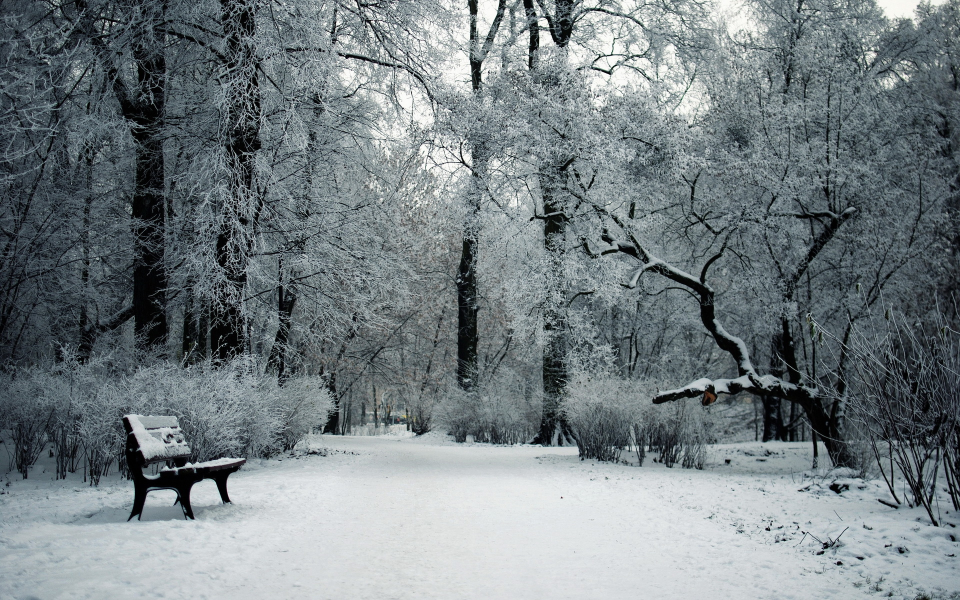
%> input picture winter-park-snow-bench.jpg, 1920 x 1200 px (shown at 1/2 size)
$ octave LoadSnowImage.m   (GNU Octave 9; MATLAB toolbox functions it lacks are replaced by stand-ins)
%> lines starting %> are read from the running program, lines starting %| are printed output that depends on the picture
clear all;
close all;
% http://images.forwallpaper.com/files/images/0/0249/0249d4f1/113975/winter-park-snow-bench.jpg

I=rgb2gray(imread('../../winter-park-snow-bench.jpg'));
%> I: size 1200x1920 uint8; min 0, max 255, mean 124.5

J=imresize(I,0.3);
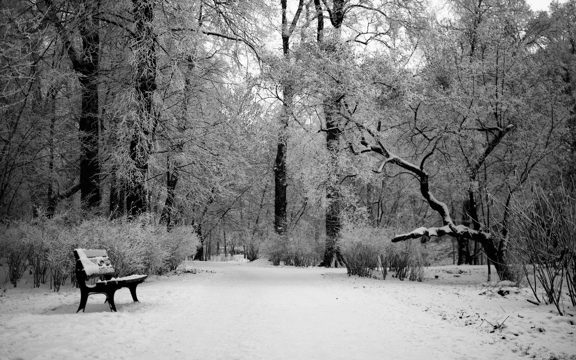
%> J: size 360x576 uint8; min 0, max 255, mean 124.5
[n,m]=size(J);
%> n = 360; m = 576

K=double(J);
OriginalImage=K;

K(248:316,75:113)=-1;
K(270:316,110:149)=-1;
K(306:316, 25:75)=-1;
K(295:316, 143:155)=-1;
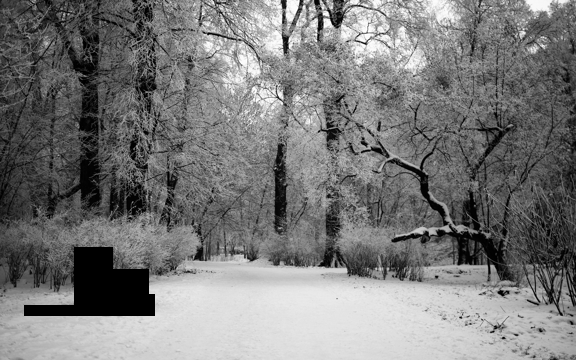
%> K: size 360x576 double; min -1, max 255, mean 121.5; drawn with min black and max white
figure
imshow(K,[-1,256])


CorruptedImage=K;

filename='../Movies/EraseBank.mat';
%save(filename,'CorruptedImage', 'OriginalImage');

$ run again, with Parc-du-Cinquantenaire-snow.jpg copied over winter-park-snow-bench.jpg
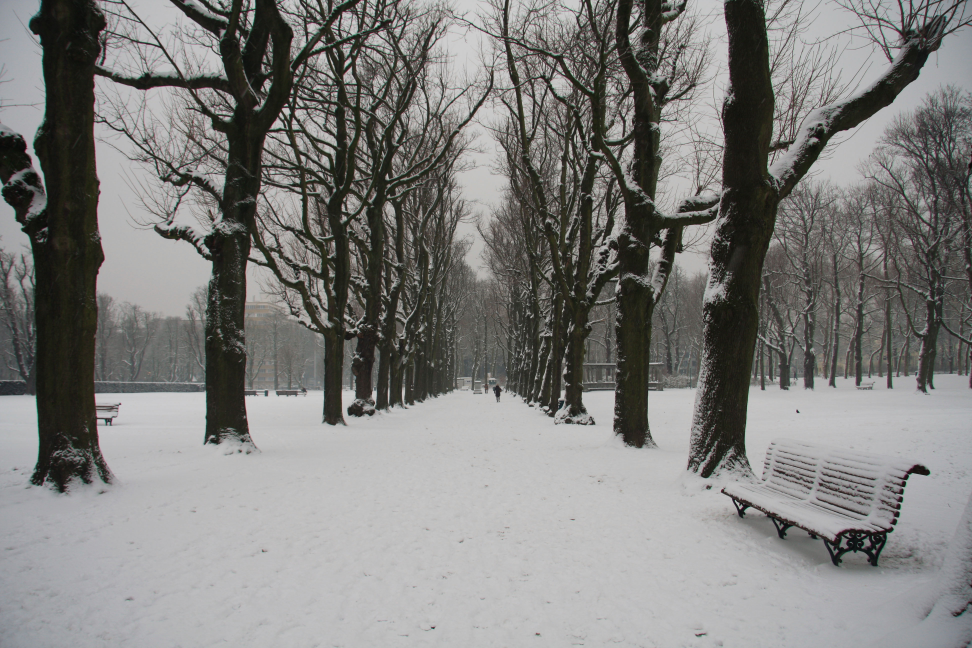
%> input picture Parc-du-Cinquantenaire-snow.jpg, 3888 x 2592 px (shown at 1/4 size)
%> `K(270:316,110:149)=-1;`:
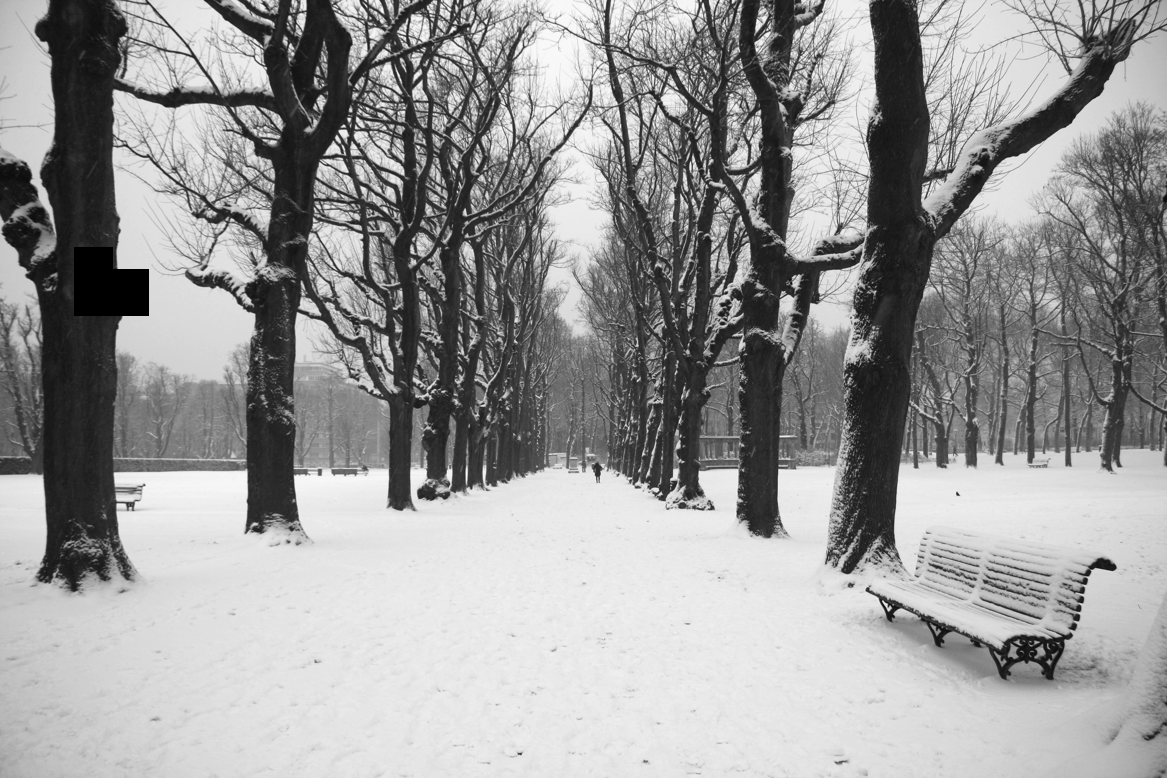
%> K: size 778x1167 double; min -1, max 210, mean 126.1; drawn with min black and max white
%> `imshow(K,[-1,256])`:
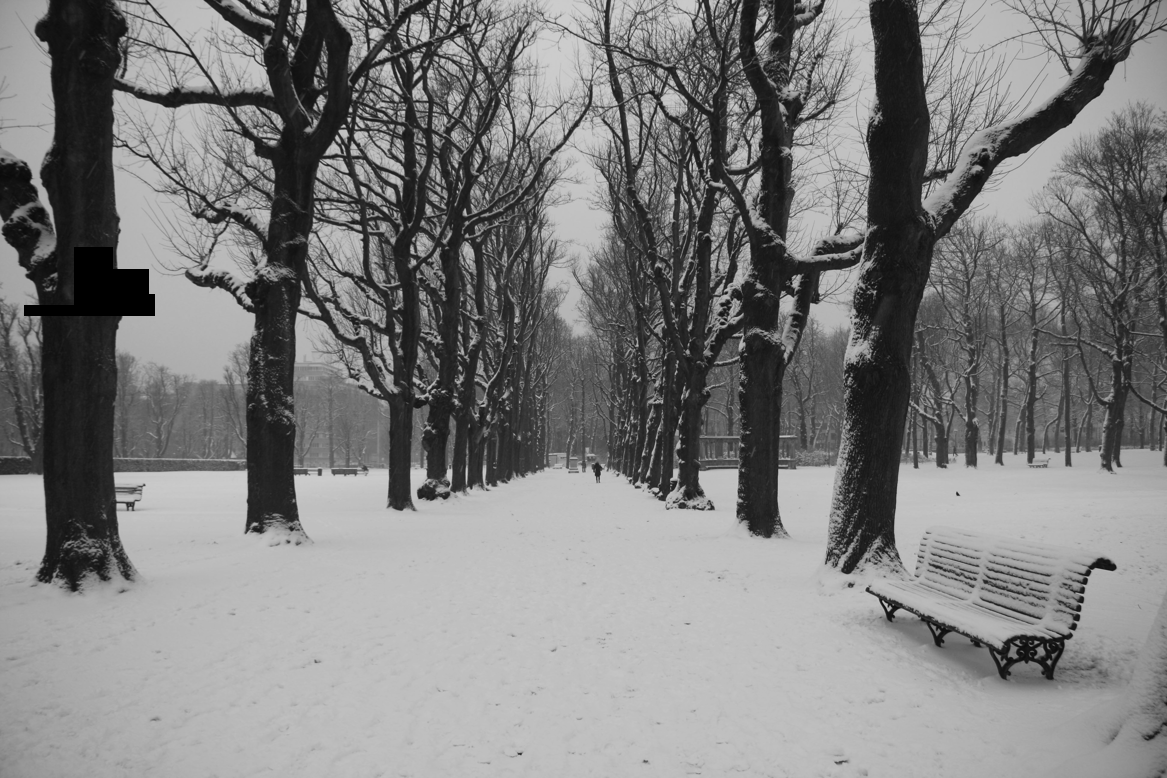
%> displayed picture: size 778x1167, on the screen's scale of 0 to 255; min 0, max 209, mean 126.1

$ run again, with Victorian_Street_Lamp.jpg copied over winter-park-snow-bench.jpg
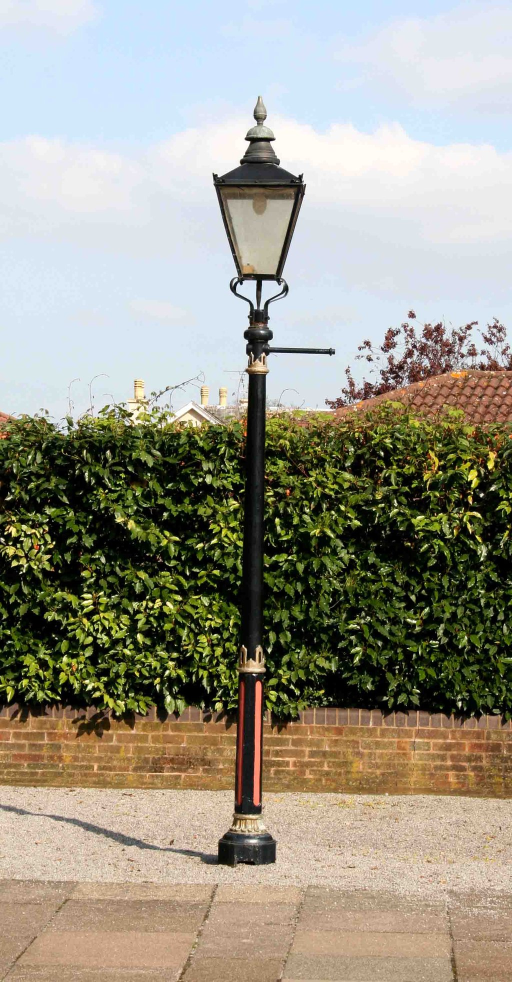
%> input picture Victorian_Street_Lamp.jpg, 1024 x 1963 px (shown at 1/2 size)
%> `I=rgb2gray(imread('../../winter-park-snow-bench.jpg'));`:
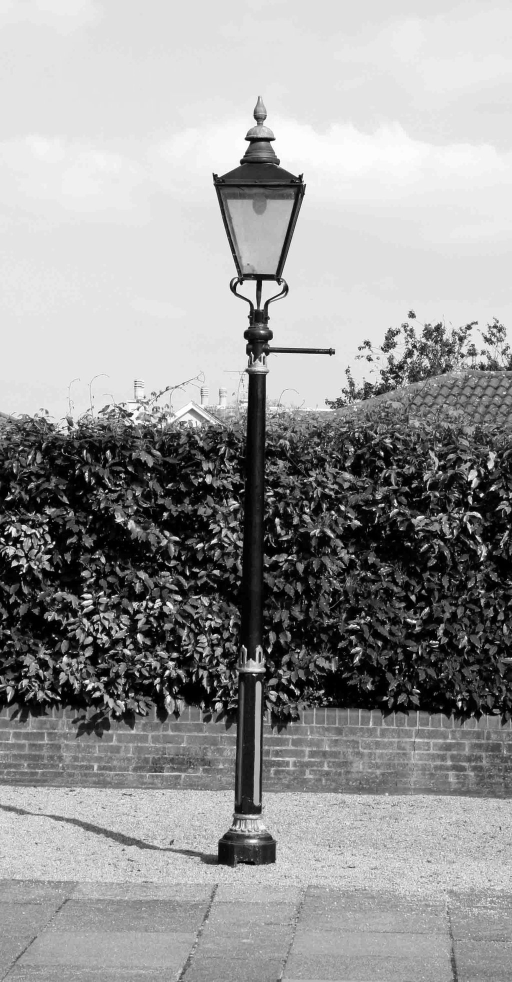
%> I: size 1963x1024 uint8 (shown at 1/2 size); min 0, max 255, mean 151
%> `K(306:316, 25:75)=-1;`:
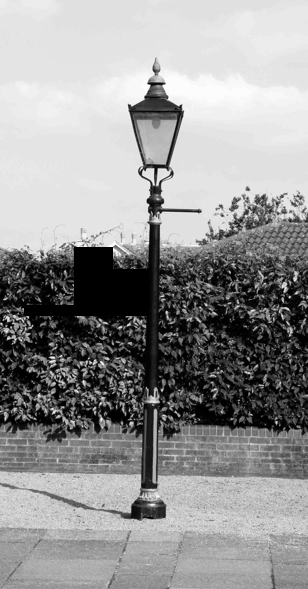
%> K: size 589x308 double; min -1, max 255, mean 149.4; drawn with min black and max white

$ run again, with facade-rouge.jpg copied over winter-park-snow-bench.jpg
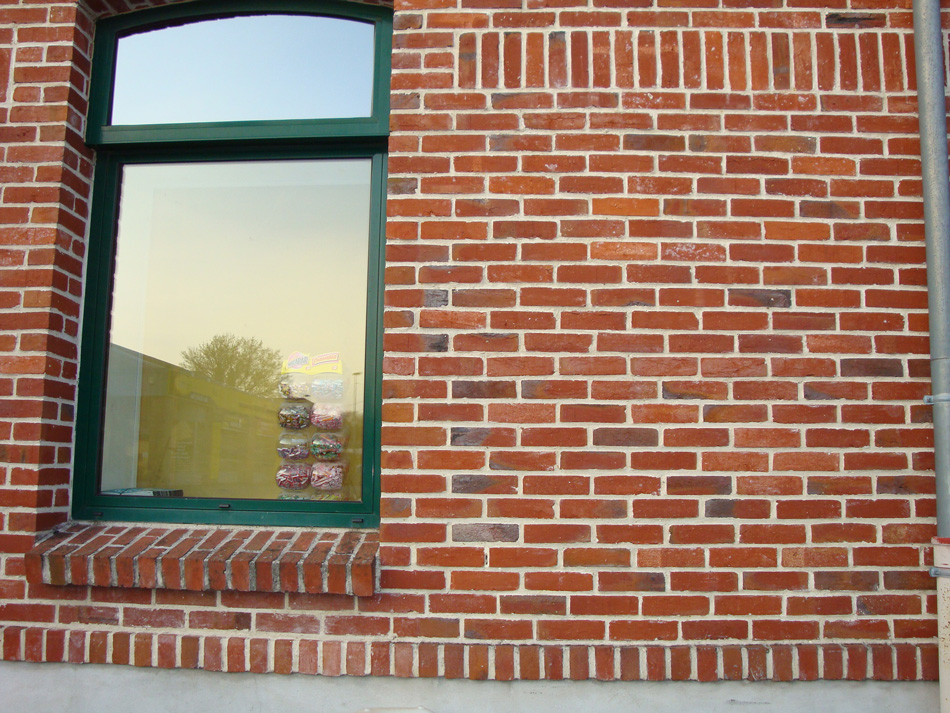
%> input picture facade-rouge.jpg, 950 x 713 px
%> `J=imresize(I,0.3);`:
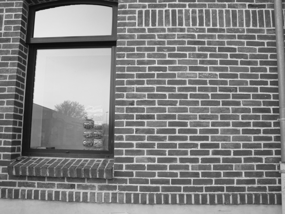
%> J: size 214x285 uint8; min 9, max 244, mean 130.8
%> `K(248:316,75:113)=-1;`:
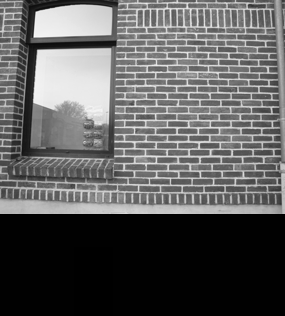
%> K: size 316x285 double; min -1, max 244, mean 88.6; drawn with min black and max white
